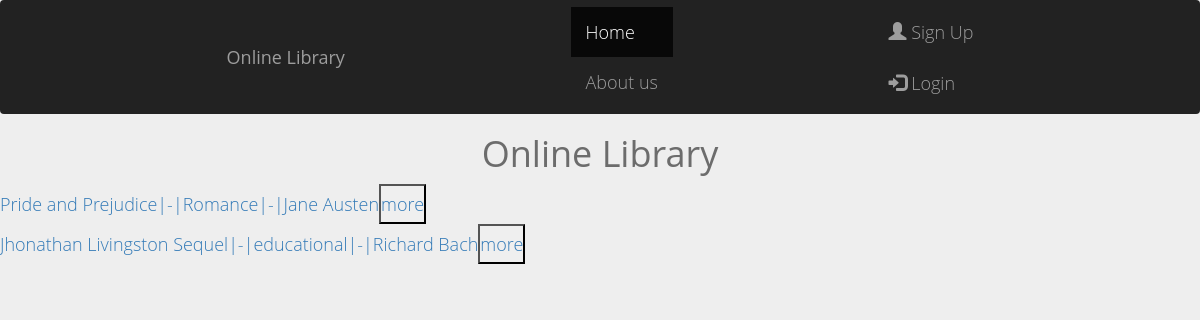
The page / on the database its author committed.
### books/models.py (models this page shows)
class Book(models.Model):
    title = models.CharField(max_length=40)
    author = models.CharField(max_length=30)
    description = models.TextField()
    category = models.CharField(max_length=20)
    publish_year = models.IntegerField()
    language = LanguageField(max_length=40, default=False)
    age_group = models.IntegerField(choices=GROUP_CHOICES)
    downloaded_times = models.IntegerField()
    rate = models.FloatField()
    book_image = models.ImageField(upload_to='book_cover_image', default="image.png")
    pdf_file = models.FileField(default=True, upload_to='media')
    def __str__(self):
        return f"{self.title}|-|{self.category}|-|{self.author}"

### books/views.py (the view)
# urls.py: path('', views.home, name="books_home"),
def home(request):
    book = Book.objects.all()
    return render(request, 'books/books_home.html', {'books': book })

### books/templates/books/books_home.html
{% extends 'books/base.html' %}
{% block content %}
<h1 align="center"> Online Library </h1>
<div>
    <ul class="">
{% for book in books%}
    <li><a href="{% url 'book_view' book.id %}"> {{book}}<button>more</button></a></li>
    {% endfor %}
    </ul>
</div>
{% endblock %}

### books/templates/books/base.html (style rules this page uses)
* { margin: 0; padding: 0; }
body { background-color: #eee; color: #6c6c6c; font-family: "Open Sans", Helvetica, Arial, sans-serif; font-size: 18px; overflow-x: hidden; }
p, ul { line-height: 2; font-weight: 300; }
ul { margin: 0; }

### rows shown on the page
Book: title+category+author "Pride and Prejudice|-|Romance|-|Jane Austen"
Book: title+category+author "Jhonathan Livingston Sequel|-|educational|-|Richard Bach"
